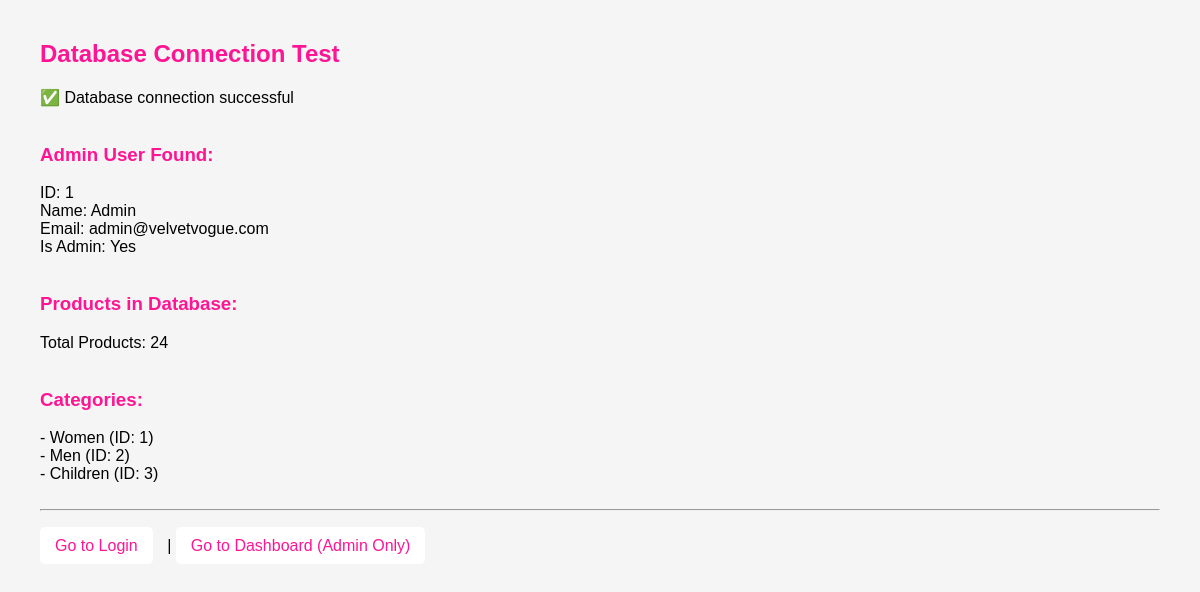
Screenshot of /test_db.php with the database file from the repository.
### tables this page shows
CREATE TABLE `users` (
  `user_id` int(11) NOT NULL,
  `name` varchar(100) NOT NULL,
  `email` varchar(100) NOT NULL,
  `password` varchar(255) NOT NULL,
  `is_admin` tinyint(1) DEFAULT 0,
  `created_at` timestamp NOT NULL DEFAULT current_timestamp()
);

CREATE TABLE `categories` (
  `category_id` int(11) NOT NULL,
  `name` varchar(50) NOT NULL,
  `description` text DEFAULT NULL
);

### test_db.php (the view, shortened to what this page needs)
<?php
include('server/connection.php');
echo "<h2>Database Connection Test</h2>";
if ($conn->connect_error) {
    die("Connection failed: " . $conn->connect_error);
} else {
    echo "✅ Database connection successful<br><br>";
}
$admin_check = "SELECT user_id, name, email, is_admin FROM users WHERE is_admin = 1 LIMIT 1";
$result = mysqli_query($conn, $admin_check);
if ($result && mysqli_num_rows($result) > 0) {
    $admin = mysqli_fetch_assoc($result);
    echo "<h3>Admin User Found:</h3>";
    echo "ID: " . $admin['user_id'] . "<br>";
    echo "Name: " . $admin['name'] . "<br>";
    echo "Email: " . $admin['email'] . "<br>";
    echo "Is Admin: " . ($admin['is_admin'] ? 'Yes' : 'No') . "<br><br>";
} else {
    echo "❌ No admin user found in database<br><br>";
}
$products_check = "SELECT COUNT(*) as total FROM products";
$result = mysqli_query($conn, $products_check);
if ($result) {
    $count = mysqli_fetch_assoc($result);
    echo "<h3>Products in Database:</h3>";
    echo "Total Products: " . $count['total'] . "<br><br>";
}
$categories_check = "SELECT * FROM categories";
$result = mysqli_query($conn, $categories_check);
if ($result) {
    echo "<h3>Categories:</h3>";
    while ($category = mysqli_fetch_assoc($result)) {
        echo "- " . $category['name'] . " (ID: " . $category['category_id'] . ")<br>";
    }
}
echo "<br><hr><br>";
echo "<a href='login.php'>Go to Login</a> | ";
echo "<a href='dashboard/dashboard.php'>Go to Dashboard (Admin Only)</a>";
?>
<!DOCTYPE html>
<html>
<head>
</head>
<body>
</body>
</html>

### test_db.php (style rules this page uses)
body { font-family: Arial, sans-serif; margin: 40px; background: #f5f5f5; }
h2, h3 { color: #FF1493; }
a { color: #FF1493; text-decoration: none; padding: 10px 15px; background: white; border-radius: 5px; margin-right: 10px; }

### rows the page displays
users: user_id "1", name "Admin", email "admin@velvetvogue.com"
categories: name "Women", category_id "1"
categories: name "Men", category_id "2"
categories: name "Children", category_id "3"

### other values shown
$count['total'] "24"
